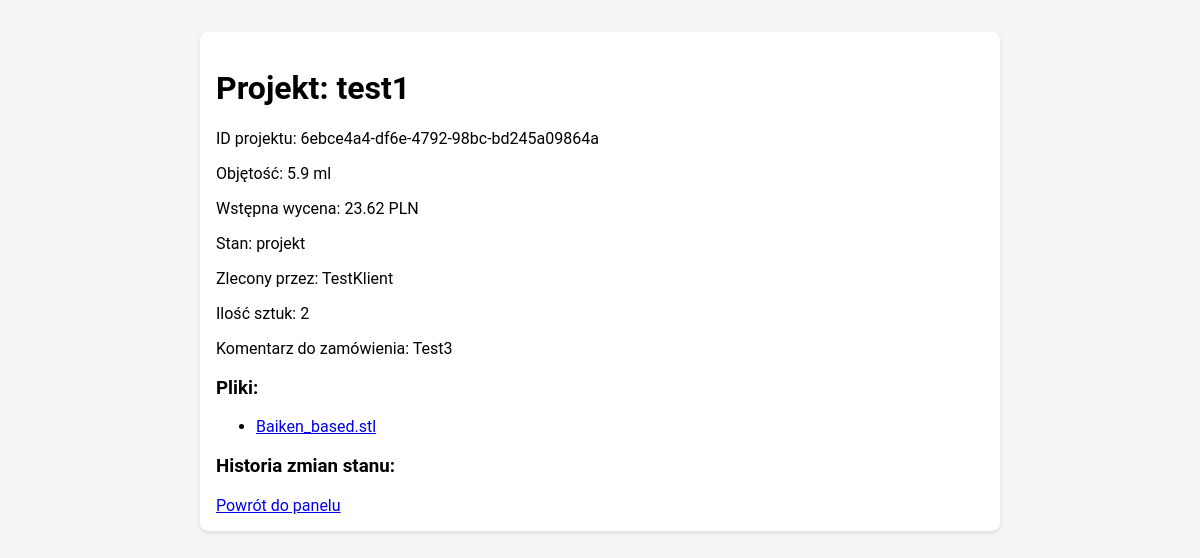
Screenshot of /client/project/6ebce4a4-df6e-4792-98bc-bd245a09864a (signed in) with the database file from the repository.
### app.py (models this page shows, shortened)
class Project(db.Model):
    id = db.Column(db.String(36), primary_key=True, default=lambda: str(uuid.uuid4()))
    name = db.Column(db.String(256), nullable=False)  # nazwa projektu
    user_id = db.Column(db.Integer, db.ForeignKey('user.id'), nullable=True)
    main_file_name = db.Column(db.String(256))
    main_file_path = db.Column(db.String(512))
    volume_ml = db.Column(db.Float)
    estimated_cost = db.Column(db.Float)
    final_cost = db.Column(db.Float, nullable=True)
    state = db.Column(db.String(50))
    quantity = db.Column(db.Integer, nullable=False, default=1)
    order_comment = db.Column(db.Text, nullable=True)
    files = db.relationship('ProjectFile', backref='project', lazy=True)
    state_logs = db.relationship('ProjectStateLog', backref='project', lazy=True)

class User(UserMixin, db.Model):
    id = db.Column(db.Integer, primary_key=True)
    username = db.Column(db.String(80), unique=True, nullable=False)
    email = db.Column(db.String(120), unique=True, nullable=False)
    password_hash = db.Column(db.String(128), nullable=False)
    role = db.Column(db.String(20), nullable=False, default='client')  # domyślnie 'client'
    my_price_per_ml = db.Column(db.Float, nullable=True)
    projects = db.relationship('Project', backref='owner', lazy=True)

class ProjectFile(db.Model):
    id = db.Column(db.Integer, primary_key=True)
    project_id = db.Column(db.String(36), db.ForeignKey('project.id'), nullable=False)
    filename = db.Column(db.String(256))
    file_path = db.Column(db.String(512))

### app.py (the view)
@app.route('/client/project/<project_id>')
@login_required
def client_project_detail(project_id):
    if current_user.role != 'client':
        flash("Brak dostępu.")
        return redirect(url_for('index'))
    project = db.session.get(Project, project_id)
    if not project or project.user_id != current_user.id:
        flash("Nie masz dostępu do tego projektu.")
        return redirect(url_for('client_dashboard'))
    logs = ProjectStateLog.query.filter_by(project_id=project.id).order_by(ProjectStateLog.timestamp.desc()).all()
    files = ProjectFile.query.filter_by(project_id=project.id).all()
    return render_template("client_project_detail.html", project=project, logs=logs, files=files)

### app.py (called while the page is built)
@login_manager.user_loader
def load_user(user_id):
    return db.session.get(User, int(user_id))

### templates/client_project_detail.html (shortened to what this page needs)
{% extends "base.html" %}
{% block content %}
<div class="card">
  <h1>Projekt: {{ project.name }}</h1>
  <p>ID projektu: {{ project.id }}</p>
  <p>Objętość: {{ project.volume_ml|round(2) }} ml</p>
  <p>Wstępna wycena: {{ project.estimated_cost|round(2) }} PLN</p>
  <p>Stan: {{ project.state }}</p>
  <p>Zlecony przez: {{ project.owner.username if project.owner else 'Brak właściciela' }}</p>
  <p>Ilość sztuk: {{ project.quantity }}</p>
  <p>Komentarz do zamówienia: {{ project.order_comment if project.order_comment else 'Brak komentarza' }}</p>
  <h3>Pliki:</h3>
  <ul>
    {% for file in files %}
      <li><a href="{{ url_for('download', project_id=project.id, file_id=file.id) }}">{{ file.filename }}</a></li>
    {% endfor %}
  </ul>
  <h3>Historia zmian stanu:</h3>
  <a href="{{ url_for('client_dashboard') }}">Powrót do panelu</a>
</div>
{% endblock %}

### templates/base.html (style rules this page uses)
body { font-family: Roboto, sans-serif; margin: 0; padding: 0; background: #f5f5f5; }
.card { background: #fff; padding: 1rem; margin: 1rem 0; border-radius: 8px; box-shadow: 0 2px 4px rgba(0,0,0,0.1); }

### rows the page displays
Project: name "test1", id "6ebce4a4-df6e-4792-98bc-bd245a09864a", volume_ml "5.9", estimated_cost "23.62", state "projekt", quantity "2", order_comment "Test3"
User: owner "TestKlient"
ProjectFile: filename "Baiken_based.stl"
